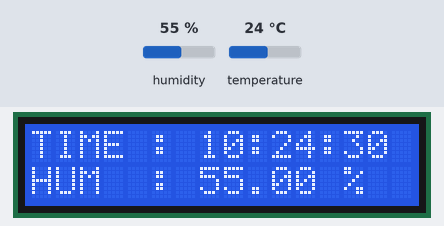
Bench run of a sketch on a simulated Arduino Uno, built with avr-gcc and run on an emulated ATmega328P. Shown: 16×2 character LCD. Inputs (shaded band) come from the test bench; at power-on: humidity 55 %, temperature 24 °C. The local clock reads 2024-03-15 10:24:30 at power-on unless the sketch sets it; what the sketch prints to the serial monitor is not drawn.

Above: at 1.2 s.
1.3 s: humidity set to 22 %
At 3.0 s:
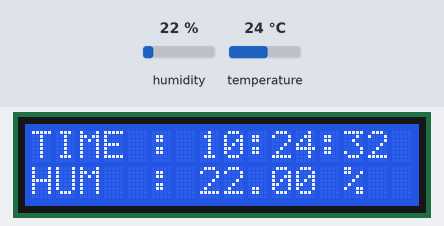
4.8 s: humidity set to 40 %
At 6.3 s:
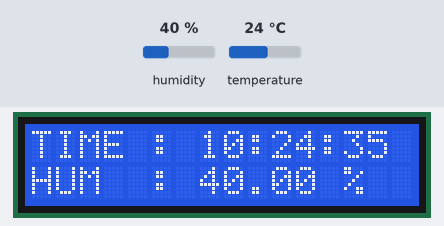
8.0 s: humidity set to 68 %
At 9.5 s:
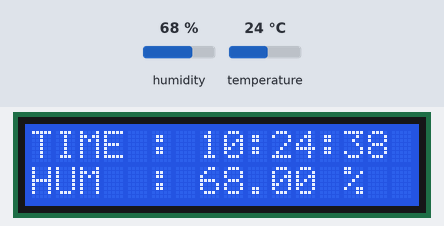
Timing chart, 0 to 11.0 s (numbered marks = the images above; inputs shaded):
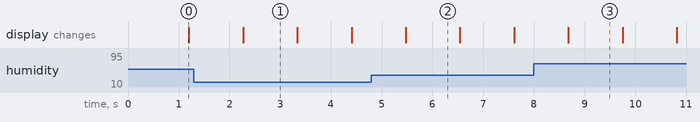

The sketch:

V1.ino
```cpp
// DS1302:  RESET pin    -> Arduino Digital 2
//          IDATA pin    -> Arduino Digital 3
//          CLK   pin    -> Arduino Digital 4
// DHT11 :  DATA  pin    -> Arduino Digital 5
#include <LiquidCrystal_I2C.h>
#include <DS1302.h>
#include <dht11.h>
dht11 DHT11;                      //เรียกใช้ dth11 ในชื่ออะไร
DS1302 rtc(2, 3, 4);              //Pin ที่ใช้ในการต่อ RTC
#define DHT11PIN 5
LiquidCrystal_I2C lcd(0x27, 16, 2);
String date_start , time_start;
float temp_start, hum_start;

int i = 0;

void setup()
{
  lcd.begin();
  rtc.halt(false);
  rtc.writeProtect(false);
  Serial.begin(9600);
  Serial.println("CLEARDATA");
  Serial.println("LABEL,Time_Now,Temp,Hum");

  //  Serial.println("################################## QUBE START #############################");
  //  Serial.println(DHT11LIB_VERSION);
  //---------------------------------------------SET TIME----------------------------------------
  //  rtc.setDOW(WEDNESDAY);      // Set Day-of-Week to FRIDAY
  //  rtc.setTime(13, 53, 0);     // Set the time to 12:00:00 (24hr format)
  //  rtc.setDate(17, 8, 2017);   // Set the date to August 6th, 2010
  //---------------------------------------------------------------------------------------------

}
void loop()
{

  int chk = DHT11.read(DHT11PIN);
  //
  //  if(i==0)
  //  {
  //    time_start = rtc.getTimeStr();
  //    date_start = rtc.getDateStr();
  //    temp_start = (float)DHT11.temperature,2;
  //    hum_start  = (float)DHT11.humidity,2;
  //    i=i+1;
  //  }
  String time_read = rtc.getTimeStr();

  Serial.print("DATA,");
  Serial.print(time_read);
  Serial.print(",");
  Serial.print((float)DHT11.temperature, 2);
  Serial.print(",");
  Serial.println((float)DHT11.humidity, 2);
  lcd.setCursor(0,0);
  lcd.print("TIME : ");
  lcd.print(time_read);

  lcd.setCursor(0,1);
  lcd.print("TEMP : " );
  lcd.print((float)DHT11.temperature, 2);
  lcd.print(" C");

  lcd.setCursor(0,2);
  lcd.print("HUM  : " );
  lcd.print((float)DHT11.humidity, 2);
  lcd.print(" %");

  //  Serial.print("Start: ");
  //  Serial.print(date_start);
  //  Serial.print("/");
  //  Serial.print(time_start);
  //  Serial.print("/");
  //  Serial.print(temp_start);
  //  Serial.print(" C /");
  //   Serial.print(hum_start);
  //  Serial.print(" % /");
  //
  //  // Send Day-of-Week
  //  Serial.print(rtc.getDOWStr());
  //  Serial.print(" ");
  //  // Send date
  //  Serial.print(rtc.getDateStr());
  //  Serial.print(" -- ");
  //  // Send time
  //  Serial.print(rtc.getTimeStr());
  //  // Wait one second before repeating :)
  //  Serial.print("  ");
  //  Serial.print("Humidity (%): ");
  //  Serial.print((float)DHT11.humidity,2);
  //  Serial.print("  ");
  //  Serial.print("Temperature (oC): ");
  //  Serial.println((float)DHT11.temperature,2);

  delay (1000);

}
```

Measured:
- what the display in image 1 shows lasts 1.0 s, from 2.3 s to 3.3 s
